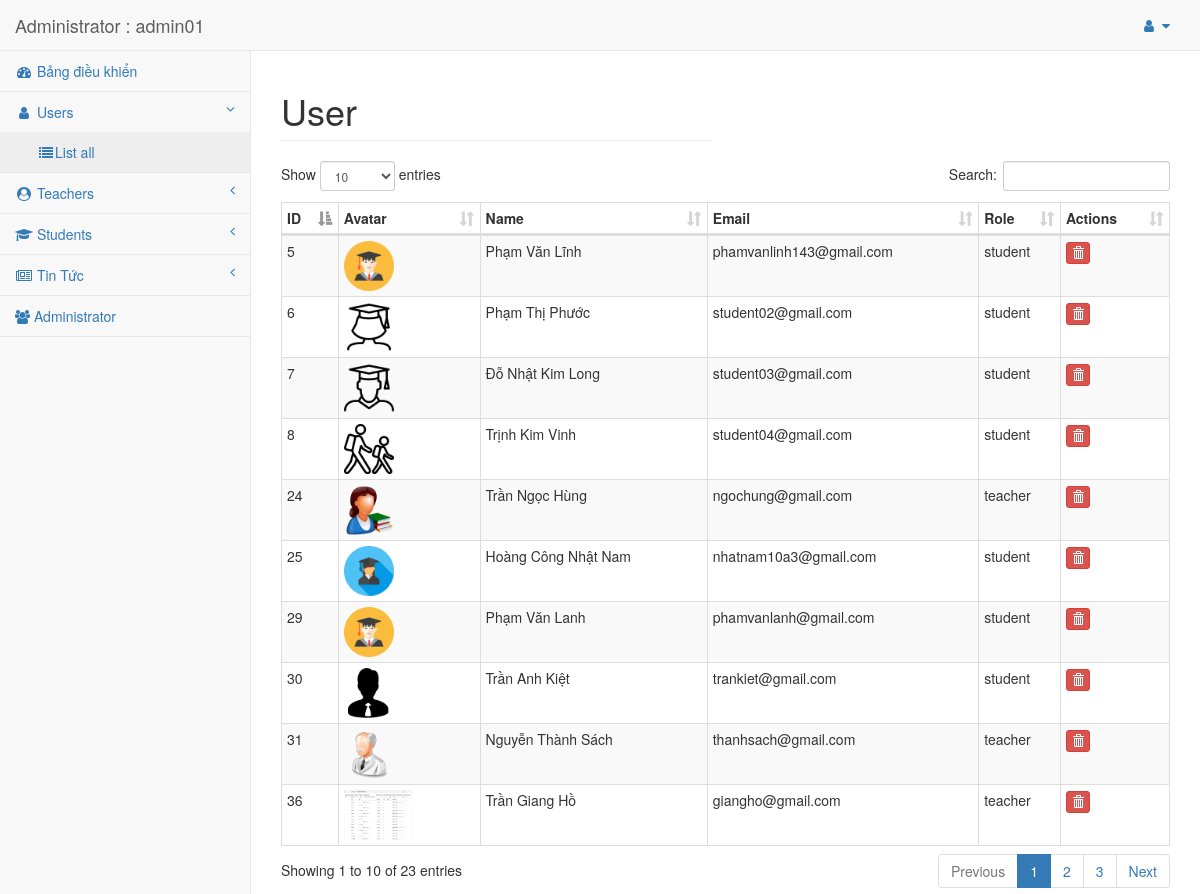
Screenshot of /admin-panel/user.php (signed in) with the database file from the repository.
### tables this page shows
CREATE TABLE `user` (
  `user_id` int(10) NOT NULL AUTO_INCREMENT,
  `user_email` varchar(190) NOT NULL,
  `user_name` varchar(190) NOT NULL,
  `user_pass` varchar(190) NOT NULL,
  `user_role` enum('admin','teacher','student') NOT NULL,
  `user_img` varchar(190) NOT NULL,
  PRIMARY KEY (`user_id`),
  UNIQUE KEY `user_email` (`user_email`)
);

### admin-panel/lib/MysqliDb.php (called while the page is built, shortened)
<?php
class MysqliDb
{
    public static $prefix = '';
    protected $_mysqli;
    protected $_query;
    protected $_queryOptions = array();
    protected $_orderBy = array();
    protected $_groupBy = array();
    protected $_bindParams = array('');
    protected $host;
    protected $username;
    protected $password;
    protected $db;
    protected $port;
    protected $charset;
    public $returnType = 'array';
    protected $_nestJoin = false;
    private $_tableName = '';
    protected $_mapKey = null;
    public function __construct($host = null, $username = null, $password = null, $db = null, $port = null, $charset = 'utf8')
    {
        $isSubQuery = false;
        if (is_object($host)) {
            $this->_mysqli = $host;
        } else {
            $this->host = $host;
        }
        $this->username = $username;
        $this->password = $password;
        $this->db = $db;
        $this->port = $port;
        $this->charset = $charset;
    }
    public function connect()
    {
        $this->_mysqli = new mysqli($this->host, $this->username, $this->password, $this->db, $this->port);
        if ($this->charset) {
            $this->_mysqli->set_charset($this->charset);
        }
    }
    public function mysqli()
    {
        return $this->_mysqli;
    }
    protected function reset()
    {
        $this->_orderBy = array();
        $this->_groupBy = array();
        $this->_bindParams = array('');
        $this->_query = null;
        $this->_queryOptions = array();
        $this->returnType = 'array';
        $this->_nestJoin = false;
        $this->_tableName = '';
        $this->_mapKey = null;
    }
    public function get($tableName, $numRows = null, $columns = '*')
    {
        $column = is_array($columns) ? implode(', ', $columns) : $columns;
        if (strpos($tableName, '.') === false) {
            $this->_tableName = self::$prefix . $tableName;
        } else {
            $this->_tableName = $tableName;
        }
        $this->_query = 'SELECT ' . implode(' ', $this->_queryOptions) . ' ' .
            $column . " FROM " . $this->_tableName;
        $stmt = $this->_buildQuery($numRows);
        $stmt->execute();
        $res = $this->_dynamicBindResults($stmt);
        return $res;
    }
    public function where($whereProp, $whereValue = 'DBNULL', $operator = '=', $cond = 'AND')
    {
        if (is_array($whereValue) && ($key = key($whereValue)) != "0") {
            $operator = $key;
            $whereValue = $whereValue[$key];
        }
        return $this;
    }
    protected function _determineType($item)
    {
        switch (gettype($item)) {
            case 'NULL':
            case 'string':
                return 's';
                break;
        }
        return '';
    }
    protected function _bindParam($value)
    {
        $this->_bindParams[0] .= $this->_determineType($value);
        array_push($this->_bindParams, $value);
    }
    protected function _buildQuery($numRows = null, $tableData = null)
    {
        $stmt = $this->_prepareQuery();
        if (count($this->_bindParams) > 1) {
            call_user_func_array(array($stmt, 'bind_param'), $this->refValues($this->_bindParams));
        }
        return $stmt;
    }
    protected function _dynamicBindResults(mysqli_stmt $stmt)
    {
        $parameters = array();
        $results = array();
        $mysqlLongType = 252;
        $shouldStoreResult = false;
        $meta = $stmt->result_metadata();
        $row = array();
        while ($field = $meta->fetch_field()) {
            if ($this->_nestJoin && $field->table != $this->_tableName) {
                $field->table = substr($field->table, strlen(self::$prefix));
                $row[$field->table][$field->name] = null;
                $parameters[] = & $row[$field->table][$field->name];
            } else {
                $row[$field->name] = null;
                $parameters[] = & $row[$field->name];
            }
        }
        call_user_func_array(array($stmt, 'bind_result'), $parameters);
        while ($stmt->fetch()) {
            if ($this->returnType == 'object') {
                $result = new stdClass ();
                foreach ($row as $key => $val) {
                    if (is_array($val)) {
                        $result->$key = new stdClass ();
                        foreach ($val as $k => $v) {
                            $result->$key->$k = $v;
                        }
                    } else {
                        $result->$key = $val;
                    }
                }
            } else {
                $result = array();
                foreach ($row as $key => $val) {
                    if (is_array($val)) {
                        foreach ($val as $k => $v) {
                            $result[$key][$k] = $v;
                        }
                    } else {
                        $result[$key] = $val;
                    }
                }
            }
            if ($this->_mapKey) {
                $results[$row[$this->_mapKey]] = count($row) > 2 ? $result : end($result);
            } else {
                array_push($results, $result);
            }
        }
        return $results;
    }
    protected function _buildCondition($operator, &$conditions)
    {
        if (empty($conditions)) {
            return;
        }
        $this->_query .= ' ' . $operator;
        foreach ($conditions as $cond) {
            list ($concat, $varName, $operator, $val) = $cond;
            $this->_query .= " " . $concat . " " . $varName;
            switch (strtolower($operator)) {
                case 'not in':
                case 'in':
                    $comparison = ' ' . $operator . ' (';
                    if (is_object($val)) {
                        $comparison .= $this->_buildPair("", $val);
                    } else {
                        foreach ($val as $v) {
                            $comparison .= ' ?,';
                        }
                    }
                    $this->_query .= rtrim($comparison, ',') . ' ) ';
                    break;
            }
        }
    }
    protected function _buildGroupBy()
    {
        if (empty($this->_groupBy)) {
            return;
        }
        $this->_query .= " GROUP BY ";
        $this->_query = rtrim($this->_query, ', ') . " ";
    }
    protected function _buildOrderBy()
    {
        if (empty($this->_orderBy)) {
            return;
        }
        $this->_query .= " ORDER BY ";
        $this->_query = rtrim($this->_query, ', ') . " ";
    }
    protected function _prepareQuery()
    {
        if (!$stmt = $this->mysqli()->prepare($this->_query)) {
            $msg = $this->mysqli()->error . " query: " . $this->_query;
            $num = $this->mysqli()->errno;
            $this->reset();
            throw new Exception($msg, $num);
        }
        return $stmt;
    }
    protected function refValues(array &$arr)
    {
        if (strnatcmp(phpversion(), '5.3') >= 0) {
            $refs = array();
            foreach ($arr as $key => $value) {
                $refs[$key] = & $arr[$key];
            }
            return $refs;
        }
        return $arr;
    }
    protected function replacePlaceHolders($str, $vals)
    {
        $i = 1;
        $newStr = "";
        while ($pos = strpos($str, "?")) {
            $val = $vals[$i++];
            $newStr .= substr($str, 0, $pos) . "'" . $val . "'";
            $str = substr($str, $pos + 1);
        }
        $newStr .= $str;
        return $newStr;
    }
}

### admin-panel/config/config.php (called while the page is built, shortened)
<?php
require_once BASE_PATH.'/lib/MysqliDb.php';
function getDbInstance(){
	return new MysqliDb(DB_HOST,DB_USER,DB_PASSWORD,DB_NAME);
}

### admin-panel/user.php (the view, shortened to what this page needs)
<?php
require_once './config/config.php';
$upload_dir = './imagesOfUsers/';
$db = getDbInstance();
$db->where('user_role', Array('student', 'teacher'), 'IN');
$select = array('user_id', 'user_name' , 'user_email' , 'user_role' , 'user_img');
$user = $db->get("user", null, $select);
include_once './includes/header.php';
?>
<div id="page-wrapper">
    <div class="row">
        <div class="col-lg-6">
            <h1 class="page-header">User</h1>
        </div>
    </div>
    <table class="table table-striped table-bordered table-condensed table-hover" id="mydata">
        <thead>
            <tr>
                <th class="header">ID</th>
                <th>Avatar</th>
                <th>Name</th>
                <th>Email</th>
                <th>Role</th>
                <th>Actions</th>
            </tr>
        </thead>
        <tbody>
            <?php foreach ($user as $row) : ?>
                <tr>
                    <td><?php echo $row['user_id'] ?></td>
                    <td><img src="<?php echo $upload_dir.$row['user_img'] ?>" height="50"></td>
                    <td><?php echo htmlspecialchars($row['user_name']) ?> </td>
                    <td><?php echo htmlspecialchars($row['user_email']) ?></td>
                    <td><?php echo htmlspecialchars($row['user_role']) ?> </td>
	                <td>
                        <a href=""  class="btn btn-danger delete_btn btn-xs" data-toggle="modal" data-target="#confirm-delete-<?php echo $row['user_id'] ?>" style="margin-right: 8px;"><span class="glyphicon glyphicon-trash"></span>
                    </td>
				</tr>
            <?php endforeach; ?>
        </tbody>
    </table>
</div>
<?php include_once './includes/footer.php'; ?>

### admin-panel/includes/header.php (shortened to what this page needs)
<!DOCTYPE html>
<html lang="en">
    <head>
        <link  rel="stylesheet" href="css/bootstrap.min.css"/>
        <link href="js/metisMenu/metisMenu.min.css" rel="stylesheet">
        <link href="css/sb-admin-2.css" rel="stylesheet">
        <link href="css/dataTables.bootstrap.min.css" rel="stylesheet">
        <link href="fonts/font-awesome/css/font-awesome.min.css" rel="stylesheet" type="text/css">
        <link rel="stylesheet" href="js/jquery-ui.css">
    </head>
    <body>
        <div id="wrapper">
            <?php if (isset($_SESSION['user_logged_in']) && $_SESSION['user_logged_in'] == true ) : ?>
                <nav class="navbar navbar-default navbar-static-top" role="navigation" style="margin-bottom: 0">
                    <div class="navbar-header">
                        <a class="navbar-brand" href="index.php">Administrator : <?php echo $_SESSION['u_name']?></a>
                    </div>
                    <ul class="nav navbar-top-links navbar-right">
                        <li class="dropdown">
                            <a class="dropdown-toggle" data-toggle="dropdown" href="#">
                                <i class="fa fa-user fa-fw"></i> <i class="fa fa-caret-down"></i>
                            </a>
                        </li>
                    </ul>
                    <div class="navbar-default sidebar" role="navigation">
                        <div class="sidebar-nav navbar-collapse">
                            <ul class="nav" id="side-menu">
                                <li>
                                    <a href="index.php"><i class="fa fa-dashboard fa-fw"></i> Bảng điều khiển</a>
                                </li>
                                <li <?php echo (CURRENT_PAGE =="user.php" || CURRENT_PAGE=="user.php") ? 'class="active"' : '' ; ?>>
                                    <a href="#"><i class="fa fa-user fa-fw"></i> Users<span class="fa arrow"></span></a>
                                    <ul class="nav nav-second-level">
                                        <li>
                                            <a href="user.php"><i class="fa fa-list fa-fw"></i>List all</a>
                                        </li>
                                    </ul>
                                </li>
                                <li <?php echo (CURRENT_PAGE =="teacher.php" || CURRENT_PAGE=="add_teacher.php") ? 'class="active"' : '' ; ?>>
                                    <a href="#"><i class="fa fa-user-circle fa-fw"></i> Teachers<span class="fa arrow"></span></a>
                                </li>
                                <li <?php echo (CURRENT_PAGE =="student.php" || CURRENT_PAGE=="add_student.php") ? 'class="active"' : '' ; ?>>
                                    <a href="#"><i class="fa fa-graduation-cap fa-fw"></i> Students<span class="fa arrow"></span></a>
                                </li>
                                <li <?php echo (CURRENT_PAGE =="news.php" || CURRENT_PAGE=="add_news.php") ? 'class="active"' : '' ; ?>>
                                    <a href="#"><i class="fa fa-newspaper-o fa-fw"></i> Tin Tức<span class="fa arrow"></span></a>
                                </li>
                                <li>
                                    <a href="admin_users.php"><i class="fa fa-users"></i> Administrator</a>
                                </li>
                            </ul>
                        </div>
                    </div>
                </nav>
            <?php endif; ?>

### admin-panel/includes/footer.php (shortened to what this page needs)
</div>
</body>
</html>

### admin-panel/css/sb-admin-2.css (style rules this page uses)
body { background-color: #f8f8f8; }
#wrapper { width: 100%; }
#page-wrapper { padding: 0 15px; min-height: 568px; background-color: white; }
@media (min-width: 768px) { #page-wrapper { position: inherit; margin: 0 0 0 250px; padding: 0 30px; border-left: 1px solid #e7e7e7; } }
.navbar-top-links { margin-right: 0; }
.navbar-top-links li { display: inline-block; }
.navbar-top-links li:last-child { margin-right: 15px; }
.navbar-top-links li a { padding: 15px; min-height: 50px; }
.sidebar .sidebar-nav.navbar-collapse { padding-left: 0; padding-right: 0; }
.sidebar ul li { border-bottom: 1px solid #e7e7e7; }
.sidebar ul li a.active { background-color: #eeeeee; }
.sidebar .arrow { float: right; }
.sidebar .fa.arrow:before { content: "\f104"; }
.sidebar .active > a > .fa.arrow:before { content: "\f107"; }
.sidebar .nav-second-level li, .sidebar .nav-third-level li { border-bottom: none !important; }
.sidebar .nav-second-level li a { padding-left: 37px; }
@media (min-width: 768px) { .sidebar { z-index: 1; position: absolute; width: 250px; margin-top: 51px; } }

### rows the page displays
user: user_id "5", user_img (picture), user_name "Phạm Văn Lĩnh", user_email "phamvanlinh143@gmail.com", user_role "student"
user: user_id "6", user_img (picture), user_name "Phạm Thị Phước", user_email "student02@gmail.com", user_role "student"
user: user_id "7", user_img (picture), user_name "Đỗ Nhật Kim Long", user_email "student03@gmail.com", user_role "student"
user: user_id "8", user_img (picture), user_name "Trịnh Kim Vinh", user_email "student04@gmail.com", user_role "student"
user: user_id "24", user_img (picture), user_name "Trần Ngọc Hùng", user_email "ngochung@gmail.com", user_role "teacher"
user: user_id "25", user_img (picture), user_name "Hoàng Công Nhật Nam", user_email "nhatnam10a3@gmail.com", user_role "student"
user: user_id "29", user_img (picture), user_name "Phạm Văn Lanh", user_email "phamvanlanh@gmail.com", user_role "student"
user: user_id "30", user_img (picture), user_name "Trần Anh Kiệt", user_email "trankiet@gmail.com", user_role "student"
user: user_id "31", user_img (picture), user_name "Nguyễn Thành Sách", user_email "thanhsach@gmail.com", user_role "teacher"
user: user_id "36", user_img (picture), user_name "Trần Giang Hồ", user_email "giangho@gmail.com", user_role "teacher"

### other values shown
$_SESSION['u_name'] "admin01"
